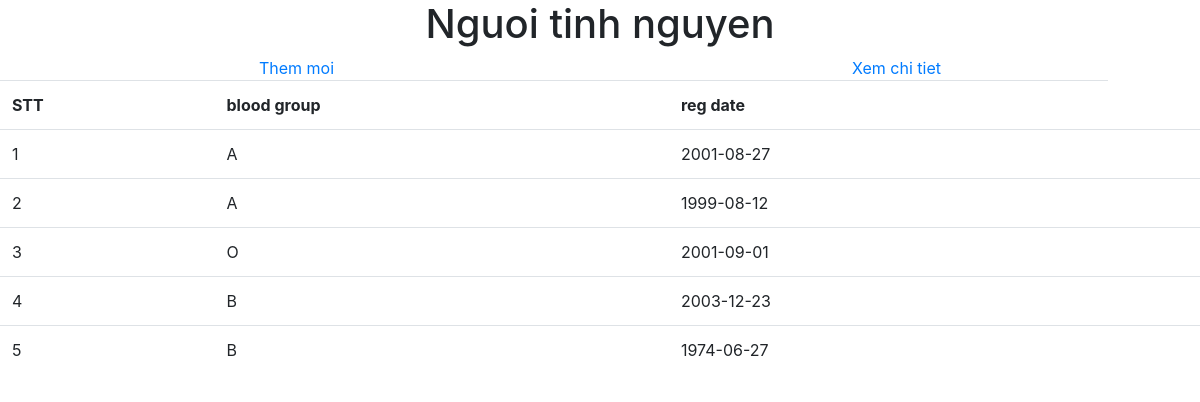
The page / on the database its author committed.
### tables this page shows
CREATE TABLE `nguoitinhnguyen` (
  `bd_id` int(11) NOT NULL,
  `bd_name` varchar(30) NOT NULL,
  `bd_sex` varchar(5) NOT NULL,
  `bd_age` int(11) NOT NULL,
  `bd_bgroup` varchar(3) NOT NULL,
  `bd_reg_date` date NOT NULL,
  `bd_phone` int(11) NOT NULL
);

### index.php (the view, shortened to what this page needs)
<?php include('config.php') ?>
<!DOCTYPE html>
<html lang="en">
<head>
    <link rel="stylesheet" href="https://stackpath.bootstrapcdn.com/bootstrap/4.1.3/css/bootstrap.min.css">
</head>
<body>
    <h1 class="text-center"> Nguoi tinh nguyen</h1>
    <div class="d-flex justify-content-around">
        <div>
            <a href="add.php">Them moi</a>
</div>
<div>
    <a href="details.php">Xem chi tiet </a>
</div>
    </div>
    <table class="table table-hover">
        <tr>
            <th scope="col">STT</th>
            <th scope="col"> blood group </th>
            <th scope="col"> reg date </th>
</tr>
    <?php
        $sql = 'SELECT * FROM nguoitinhnguyen';
        $res = mysqli_query($conn,$sql);
        $i=1;
        while($row = mysqli_fetch_assoc($res)){
                $bgroup = $row['bd_bgroup'];
                $reg_date = $row['bd_reg_date'];
        ?>
        <tr>
        <td><?php echo $i++ ?></td>
        <td style="text-transform: uppercase"><?php echo $bgroup ?></td>
        <td><?php echo $reg_date ?></td>
        <td><?php ?></td>
    </tr>
    <?php
        }
    ?>
</table>
</body>
</html>

### rows shown on the page
nguoitinhnguyen: bd_bgroup "A", bd_reg_date "2001-08-27"
nguoitinhnguyen: bd_bgroup "A", bd_reg_date "1999-08-12"
nguoitinhnguyen: bd_bgroup "O", bd_reg_date "2001-09-01"
nguoitinhnguyen: bd_bgroup "B", bd_reg_date "2003-12-23"
nguoitinhnguyen: bd_bgroup "B", bd_reg_date "1974-06-27"
